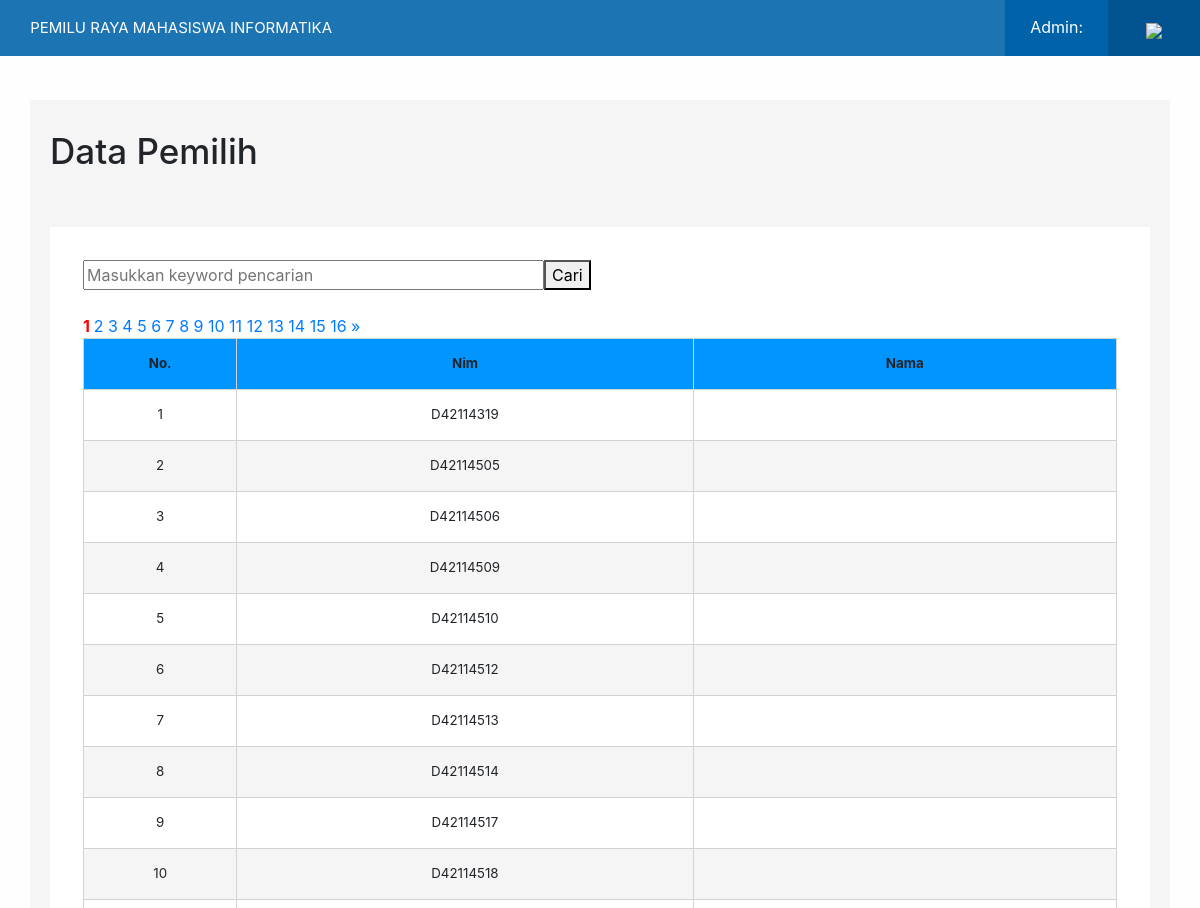
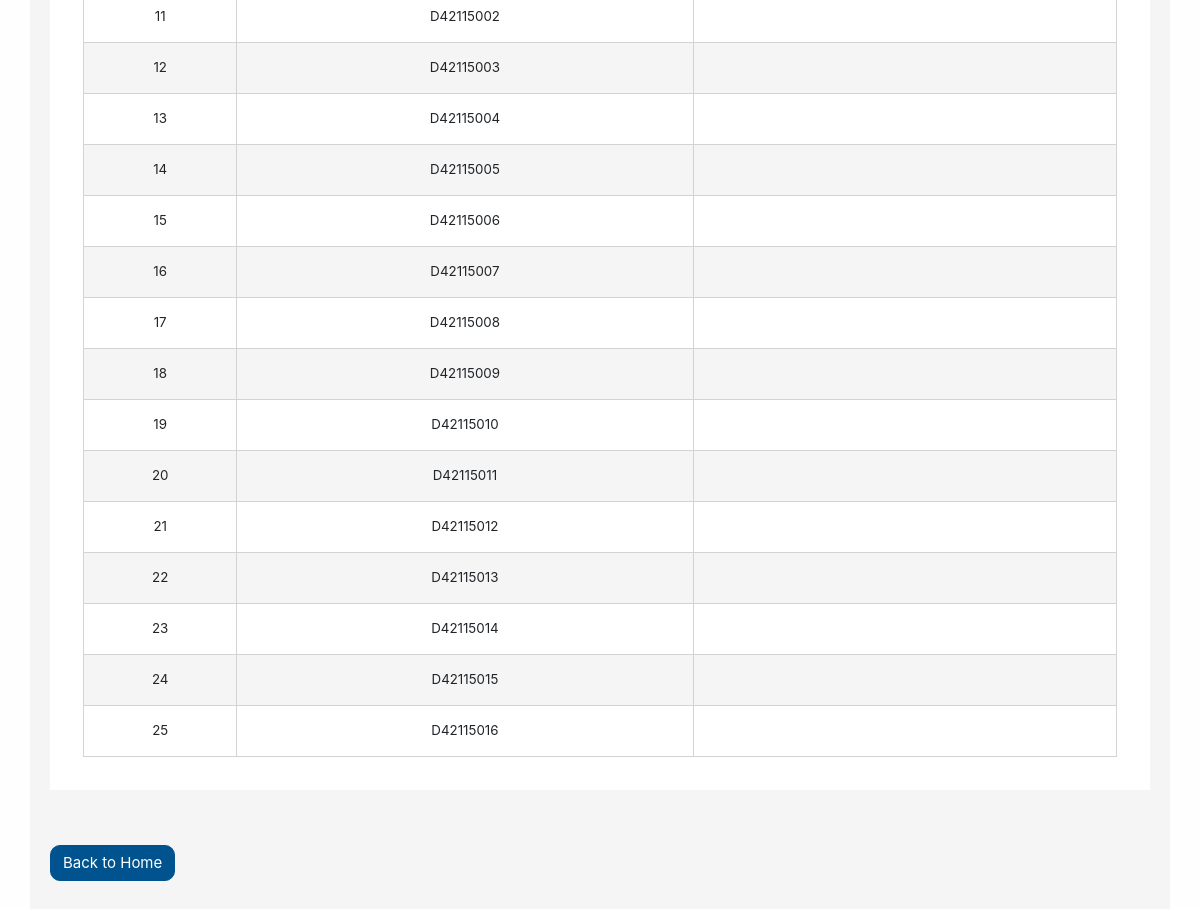
/updatepemilih.php (signed in), run on the app's committed database (2 pictures, top to bottom).
### tables this page shows
CREATE TABLE `mahasiswa` (
  `No.` int(11) NOT NULL,
  `NIM` varchar(12) NOT NULL,
  `admin` varchar(255) NOT NULL,
  `panitia` varchar(255) NOT NULL,
  `nama` varchar(100) NOT NULL,
  `password` varchar(255) NOT NULL,
  `email_sso` varchar(100) NOT NULL,
  `ketude` varchar(10) NOT NULL,
  `ketum` varchar(10) NOT NULL,
  `memilih` varchar(255) NOT NULL,
  `registrasi` varchar(255) NOT NULL,
  `verif` varchar(255) NOT NULL,
  `login` varchar(255) NOT NULL,
  `logout` varchar(255) NOT NULL,
  `submit_memilih` varchar(255) NOT NULL,
  `submit_tdkMemilih` varchar(255) NOT NULL
);

### function.php (called while the page is built, shortened)
<?php
    $conn = mysqli_connect("localhost","root", "", "mmif");
    function query($query){
        global $conn;
        $result = mysqli_query($conn, $query);
        $rows = [];
        while ($row = mysqli_fetch_assoc($result)){
            $rows[] = $row;
        }
        return $rows;
    }
?>

### updatepemilih.php (the view, shortened to what this page needs)
<?php
    require 'function.php';
    $jumlahDataPerHalaman=25;
    $jumlahData = count(query("SELECT * FROM mahasiswa"));
    $jumlahHalaman = ceil($jumlahData/$jumlahDataPerHalaman);
    $halamanAktif = (isset($_GET["halaman"])) ? $_GET["halaman"] : 1;
    $awalData = ($jumlahDataPerHalaman * $halamanAktif)-$jumlahDataPerHalaman;
    $mahasiswa = query("SELECT * FROM mahasiswa LIMIT $awalData, $jumlahDataPerHalaman");
?>
<!DOCTYPE html>
<html lang="en">
<head>
    <link rel="stylesheet" href="https://stackpath.bootstrapcdn.com/bootstrap/4.5.0/css/bootstrap.min.css">
    <link rel="stylesheet" href="style.css">
</head>
<body>
    <nav class="navbar">
        <div class="navbar navbar-expand-lg navbar-light fixed-top">
            <div class="navbar-header">
                <a href="#"></a>PEMILU RAYA MAHASISWA INFORMATIKA</a>
            </div>
            <div class="collapse navbar-collapse" id="navbarNav">
                <ul class="navbar-nav ml-auto">
                    <li class="name nav-item">
                        <p>Admin: <?php
                        ?></p>
                    </li>
                    <li class="log-out nav-item">
                        <form action="" method="post">
                            <button name="logout" type='submit' class="btn"><img src="img/Web.png"></button>
                        </form>
                    </li>
                </ul>
            </div>
        </div>
    </nav>
    <section class="update-pemilih">
        <div class="container">
            <h2>Data Pemilih</h2>
            <div class="tabel-pemilih">
                <table>
                <form action="" method="post" >
                    <input type="text" name="keyword" size="40" autofocus placeholder="Masukkan keyword pencarian" autocomplete="off">
                    <button type="submit" name="cari"> Cari </button>
                </form>
                <br><br>
                <?php if(isset($_POST["cari"])) :?>
                    <?php for($i=1; $i<=$jumlahHalaman; $i++) : ?>
                        <a id="halaman" href="?halaman=<?= $i ?>"> <?php echo $i; ?> </a>
                    <?php endfor; ?>
                <?php else : ?>
                    <?php for($i=1; $i<=$jumlahHalaman; $i++) : ?>
                        <?php if($i == $halamanAktif) : ?>
                            <a id="halaman" href="?halaman=<?= $i ?>" style="font-weight: bold; color:red;"> <?php echo $i; ?> </a>
                        <?php else : ?>
                            <a href="?halaman=<?= $i ?>"> <?php echo $i; ?> </a>
                        <?php endif; ?>
                    <?php endfor; ?>
                <?php endif; ?>
                <?php if($halamanAktif<$jumlahHalaman) : ?>
                    <a href="?halaman=<?= $halamanAktif+1 ?>">&raquo</a>
                <?php endif ?>
                    <tr>
                        <th>No.</th>
                        <th>Nim</th>
                        <th>Nama</th>
                    </tr>
                    <?php $i = 1 ?>
                    <?php foreach($mahasiswa as $row) : ?>
                        <tr>
                            <td> <?php echo $i; ?> </td>
                            <td> <?php echo $row["NIM"]; ?> </td>
                            <td> <?php echo $row["nama"]; ?> </td>
                        </tr>
                        <?php $i++; ?>
                    <?php endforeach; ?>
                </table>
            </div>
            <a href="admin.html" class="back1"><button type="submit " class=" btn btn-primary ">Back to Home</button></a>
        </div>
    </section>
</body>
</html>

### style.css (style rules this page uses)
body { background-color: #fefefe; }
.navbar { background-color: #1d74b3; color: white; }
.navbar-header { font-size: 10px; color: #fefefe; padding-left: 10px; }
.navbar a { font-size: 15px; padding-left: 5px; }
.log-out img { height: 30px; }
ul li { height: 56px; margin: 0 auto; padding: 0 0 0 16px; }
section { margin-top: 100px; }
.ketua1 h2, .ketua2 h2, .update-data-pemilih h2, .selamat h2, .update-pemilih h2 { font-size: 20px; margin: 0; }
.back1 button { border-color: #00538e; border-radius: 10px; background-color: #00538e; font-size: 12px; }
.update-pemilih .container { background-color: whitesmoke; padding: 30px 20px; }
.update-pemilih .tabel-pemilih, .generate .tabel-pemilih { margin: 5% auto; padding: 3%; background-color: white; }
.update-pemilih th:nth-child(1), .update-pemilih td:nth-child(1) { width: 1%; }
.update-pemilih th, .update-pemilih td, .generate th, .generate td { border: 1px solid lightgrey; font-size: 7px; width: 3%; padding-top: 5px; padding-bottom: 5px; text-align: center; }
.update-pemilih th, .generate th { background-color: #0095ff }
.update-pemilih tr:nth-child(odd), .generate tr:nth-child(odd) { background-color: whitesmoke; }
.update-pemilih tr, .generate tr { background-color: white; }
@media screen and (min-width: 1001px) { .navbar { padding: 0 0 0 16px; } }
@media screen and (min-width: 1001px) { .navbar-header a { line-height: 56px; margin-left: 10px; } }
@media screen and (min-width: 1001px) { .navbar-header { font-size: 15px; } }
@media screen and (min-width: 1001px) { .name, .navbar .log-in { background-color: #0063aa; } }
@media screen and (min-width: 1001px) { .log-out { background-color: #00538e; } }
@media screen and (min-width: 1001px) { .name, .add, .navbar .log-in { padding: 15px 25px; } }
@media screen and (min-width: 1001px) { .log-out { padding: 10px 25px; } }
@media screen and (min-width: 1001px) { .ketua1 h2, .ketua2 h2, .update-data-pemilih h2, .selamat h2, .update h2, .update-pemilih h2, .generate h2 { font-size: 35px; } }
@media screen and (min-width: 1001px) { .back1 button { font-size: 15px; } }
@media screen and (min-width: 1001px) { .update-pemilih th, .update-pemilih td, .generate th, .generate td { font-size: smaller; padding-top: 15px; padding-bottom: 15px; } }

### data on the page
mahasiswa: NIM "D42114319"
mahasiswa: NIM "D42114505"
mahasiswa: NIM "D42114506"
mahasiswa: NIM "D42114509"
mahasiswa: NIM "D42114510"
mahasiswa: NIM "D42114512"
mahasiswa: NIM "D42114513"
mahasiswa: NIM "D42114514"
mahasiswa: NIM "D42114517"
mahasiswa: NIM "D42114518"
mahasiswa: NIM "D42115002"
mahasiswa: NIM "D42115003"
mahasiswa: NIM "D42115004"
mahasiswa: NIM "D42115005"
mahasiswa: NIM "D42115006"
mahasiswa: NIM "D42115007"
mahasiswa: NIM "D42115008"
mahasiswa: NIM "D42115009"
mahasiswa: NIM "D42115010"
mahasiswa: NIM "D42115011"
mahasiswa: NIM "D42115012"
mahasiswa: NIM "D42115013"
mahasiswa: NIM "D42115014"
mahasiswa: NIM "D42115015"
mahasiswa: NIM "D42115016"
